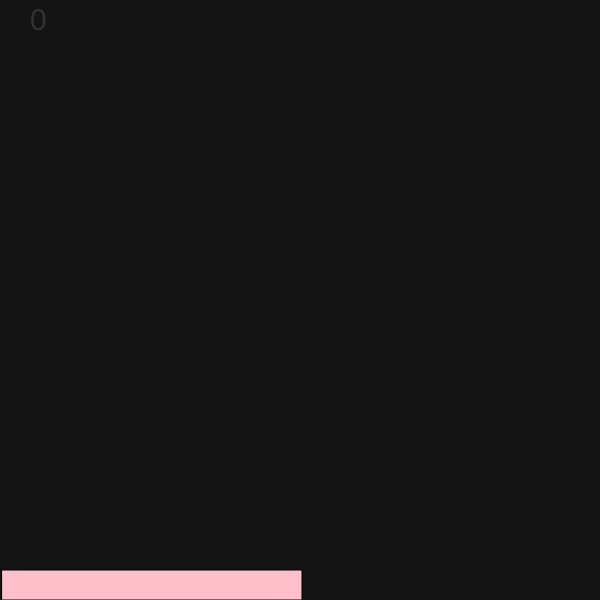
Frame 1 (no input)
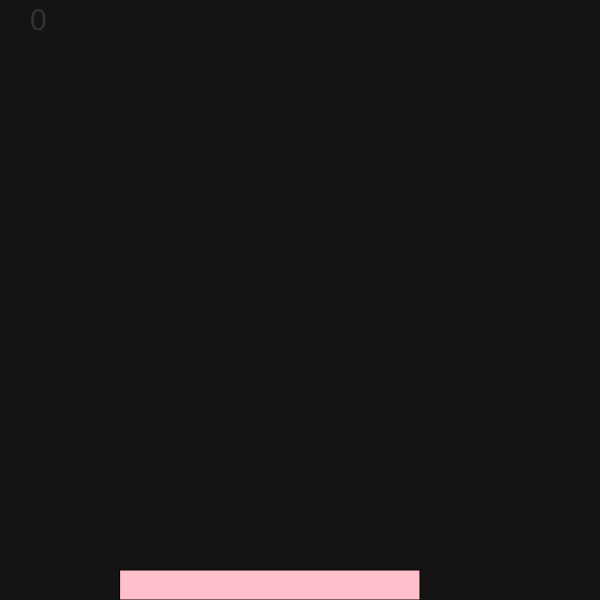
Frame 60 (no input)
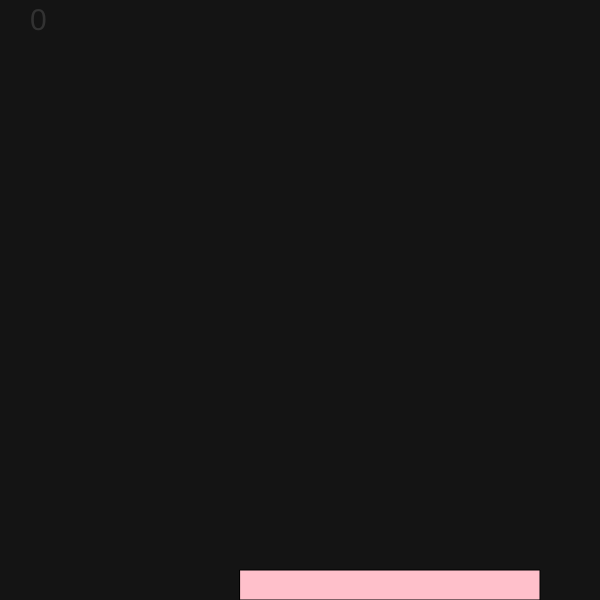
Frame 120 (the mouse pressed at the canvas centre since frame 60)

The p5.js sketch that drew these frames (run headless with seeded random() and noise() and a simulated clock; from frame 60 on, the mouse is pressed at the canvas centre):

// p5.js sketch
// ── sketch.js
const blockWidth = 300;
const blockHeight = 30;
let currentBlock;

let blockDir;
let blockSpeed;

let placedBlocks = [];

function setup(){
  createCanvas (600, 600);
textSize(30)
  newGame();
}

function draw(){
  background(20);
  updateBlock();
  drawBlocks();
}

function keyReleased(){
 if(key === " ") {
  placeBlock();
 }
}

function newGame(){
  currentBlock = createVector(0, height-blockHeight, blockWidth);

  blockDir = 1;
  blockSpeed = 2;

  placedBlocks = [];
}

function updateBlock(){
  currentBlock.x += blockDir * blockSpeed;

  if (currentBlock.x < 0) {
    blockDir = 1;
  }
  if (currentBlock.x + currentBlock.z > width){
    blockDir = -1;
  }
}

function drawBlocks(){
  fill("pink");
  rect(currentBlock.x, currentBlock.y, currentBlock.z, blockHeight);
  fill (50);
  for (let block of placedBlocks){
    rect(block.x, block.y, block.z, blockHeight);
  }

  text(placedBlocks.length, 30, 30);

}

function placeBlock(){
  const prevBlock = placedBlocks[placedBlocks.length - 1]

    let newWidth = blockWidth;

    if(prevBlock){
      const leftEdge = max(prevBlock.x, currentBlock.x);
      const rightEdge = min(prevBlock.x + prevBlock.z, currentBlock.x + currentBlock.z);
      
       newWidth = rightEdge - leftEdge;
       currentBlock.x = leftEdge;
       currentBlock.z = newWidth;
    }
  
    if (newWidth < 0){
      newGame();
      return;
    }
  placedBlocks.push(currentBlock);

  blockSpeed *=1.1;

  newBlock(newWidth);
}

function newBlock(newWidth){
  const blockStackHeight = (placedBlocks.length + 1) * blockHeight;

  currentBlock = createVector(0, height - blockStackHeight, newWidth);
}
